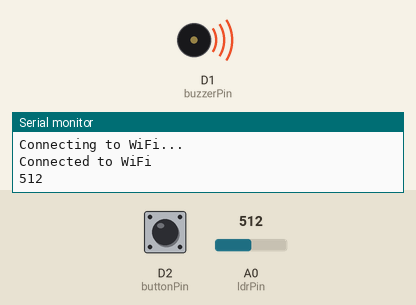
Recording of a sketch running on a simulated ESP8266 (NodeMCU). Shown: buzzer (waves = sounding, pin HIGH), the last lines printed to the serial monitor. The inputs (shaded band) are chosen by the test bench; at power-on: D2 (buttonPin) HIGH, A0 (ldrPin) = 512. WiFi joins after 1.5 s; servers stay silent unless stated.

Above: at 3.2 s.
3.3 s: D2 (buttonPin) pulled LOW for 3.2 s
At 4.35 s:
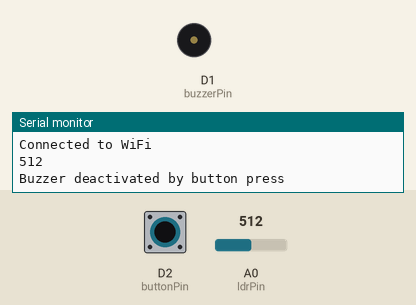
Timing chart, 0 to 6.3 s (numbered marks = the images above; inputs shaded):
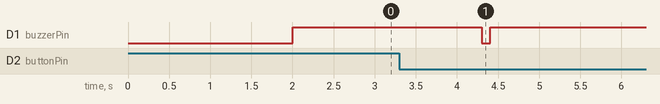

Measured:
- after the input at 3.3 s, D1 (buzzerPin): HIGH → LOW after 1.0 s, → HIGH 0.10 s later

The sketch:

test_arduino_uno.ino
```cpp
#include <ESP8266WiFi.h>
#include <UniversalTelegramBot.h>
#include <WiFiClientSecure.h>

// Wi-Fi credentials
const char* ssid = "APNA LAGWA LE";
const char* password = "bidibehen1";

// Telegram credentials
const char* botToken = "7226364345:AAHnXKhEQfD7Bt-Sd276gSJgFG2pCckOP1M";
const char* chatID = "8144369628";

// Components
const int ldrPin = A0;     // LDR connected to A0
const int buzzerPin = D1;  // Buzzer connected to D1
const int buttonPin = D2;  // Button connected to D2
int threshold = 700;       // Adjust based on your setup
bool buzzerActive = false; // Track buzzer state

WiFiClientSecure client;
UniversalTelegramBot bot(botToken, client);

void setup() {
  Serial.begin(115200);
  WiFi.begin(ssid, password);

  while (WiFi.status() != WL_CONNECTED) {
    delay(1000);
    Serial.println("Connecting to WiFi...");
  }
  Serial.println("Connected to WiFi");

  pinMode(buzzerPin, OUTPUT);
  digitalWrite(buzzerPin, LOW);

  pinMode(buttonPin, INPUT_PULLUP); // Button with internal pull-up resistor
}

void loop() {
  int ldrValue = analogRead(ldrPin);
  Serial.println(ldrValue);

  // Check LDR for beam interruption
  if (ldrValue < threshold && !buzzerActive) { // Laser beam broken
    digitalWrite(buzzerPin, HIGH); // Activate buzzer
    buzzerActive = true;
    bot.sendMessage(chatID, "Alert! Laser beam broken!", "");
    delay(2000); // Prevent spamming messages
  }

  // Check button press to stop buzzer
  if (buzzerActive && digitalRead(buttonPin) == LOW) { // Button pressed
    digitalWrite(buzzerPin, LOW); // Deactivate buzzer
    buzzerActive = false;
    Serial.println("Buzzer deactivated by button press");
  }

  delay(100); // Adjust for responsiveness
}
```
